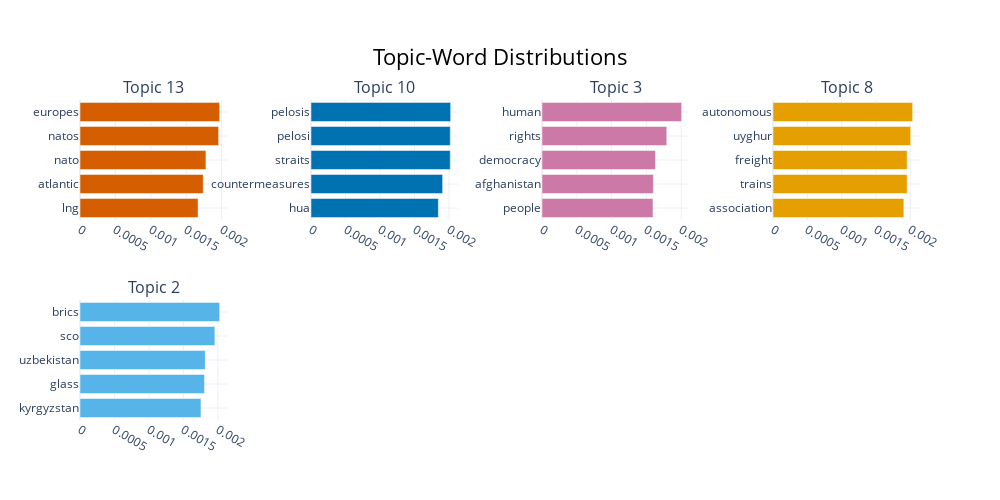

Notebook cell for this chart:
### Code cell
fig = model.visualize_topic(top_n=5)
fig.show()

### Figure 1 — Plotly figure (JSON) as saved in the notebook; plotly's stock layout.template omitted (floating-point values rounded to 4 significant figures)
{"data": [{"marker": {"color": "#D55E00"}, "orientation": "h", "x": [0.001668, 0.001741, 0.001779, 0.001958, 0.001973], "y": ["lng", "atlantic", "nato", "natos", "europes"], "type": "bar", "xaxis": "x", "yaxis": "y"}, {"marker": {"color": "#0072B2"}, "orientation": "h", "x": [0.001845, 0.001907, 0.002017, 0.002018, 0.002023], "y": ["hua", "countermeasures", "straits", "pelosi", "pelosis"], "type": "bar", "xaxis": "x2", "yaxis": "y2"}, {"marker": {"color": "#CC79A7"}, "orientation": "h", "x": [0.001595, 0.001601, 0.001631, 0.001793, 0.002007], "y": ["people", "afghanistan", "democracy", "rights", "human"], "type": "bar", "xaxis": "x3", "yaxis": "y3"}, {"marker": {"color": "#E69F00"}, "orientation": "h", "x": [0.001906, 0.001955, 0.001955, 0.002006, 0.002034], "y": ["association", "trains", "freight", "uyghur", "autonomous"], "type": "bar", "xaxis": "x4", "yaxis": "y4"}, {"marker": {"color": "#56B4E9"}, "orientation": "h", "x": [0.001754, 0.001806, 0.001817, 0.001956, 0.002025], "y": ["kyrgyzstan", "glass", "uzbekistan", "sco", "brics"], "type": "bar", "xaxis": "x5", "yaxis": "y5"}], "layout": {"xaxis": {"anchor": "y", "domain": [0.0, 0.175], "showgrid": true}, "yaxis": {"anchor": "x", "domain": [0.625, 1.0], "showgrid": true}, "xaxis2": {"anchor": "y2", "domain": [0.275, 0.45], "showgrid": true}, "yaxis2": {"anchor": "x2", "domain": [0.625, 1.0], "showgrid": true}, "xaxis3": {"anchor": "y3", "domain": [0.55, 0.725], "showgrid": true}, "yaxis3": {"anchor": "x3", "domain": [0.625, 1.0], "showgrid": true}, "xaxis4": {"anchor": "y4", "domain": [0.825, 1.0], "showgrid": true}, "yaxis4": {"anchor": "x4", "domain": [0.625, 1.0], "showgrid": true}, "xaxis5": {"anchor": "y5", "domain": [0.0, 0.175], "showgrid": true}, "yaxis5": {"anchor": "x5", "domain": [0.0, 0.375], "showgrid": true}, "xaxis6": {"anchor": "y6", "domain": [0.275, 0.45], "showgrid": true}, "yaxis6": {"anchor": "x6", "domain": [0.0, 0.375], "showgrid": true}, "xaxis7": {"anchor": "y7", "domain": [0.55, 0.725], "showgrid": true}, "yaxis7": {"anchor": "x7", "domain": [0.0, 0.375], "showgrid": true}, "xaxis8": {"anchor": "y8", "domain": [0.825, 1.0], "showgrid": true}, "yaxis8": {"anchor": "x8", "domain": [0.0, 0.375], "showgrid": true}, "annotations": [{"font": {"size": 16}, "showarrow": false, "text": "Topic 13", "x": 0.0875, "xanchor": "center", "xref": "paper", "y": 1.0, "yanchor": "bottom", "yref": "paper"}, {"font": {"size": 16}, "showarrow": false, "text": "Topic 10", "x": 0.3625, "xanchor": "center", "xref": "paper", "y": 1.0, "yanchor": "bottom", "yref": "paper"}, {"font": {"size": 16}, "showarrow": false, "text": "Topic 3", "x": 0.6375, "xanchor": "center", "xref": "paper", "y": 1.0, "yanchor": "bottom", "yref": "paper"}, {"font": {"size": 16}, "showarrow": false, "text": "Topic 8", "x": 0.9125, "xanchor": "center", "xref": "paper", "y": 1.0, "yanchor": "bottom", "yref": "paper"}, {"font": {"size": 16}, "showarrow": false, "text": "Topic 2", "x": 0.0875, "xanchor": "center", "xref": "paper", "y": 0.375, "yanchor": "bottom", "yref": "paper"}], "title": {"font": {"size": 22, "color": "Black"}, "text": "Topic-Word Distributions", "x": 0.5, "xanchor": "center", "yanchor": "top"}, "hoverlabel": {"font": {"size": 16, "family": "Rockwell"}, "bgcolor": "white"}, "showlegend": false, "width": 1000, "height": 500}}
